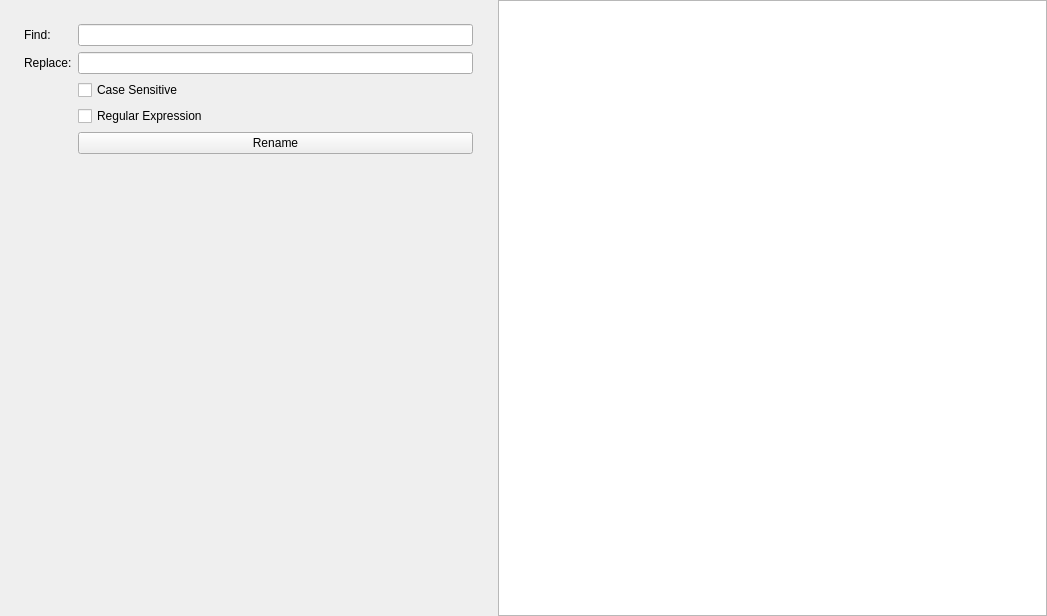
<?xml version="1.0" encoding="UTF-8"?>
<ui version="4.0">
 <class>MainForm</class>
 <widget class="QWidget" name="MainForm">
  <property name="geometry">
   <rect>
    <x>0</x>
    <y>0</y>
    <width>1047</width>
    <height>616</height>
   </rect>
  </property>
  <property name="windowTitle">
   <string>Form</string>
  </property>
  <layout class="QHBoxLayout" name="horizontalLayout">
   <property name="leftMargin">
    <number>0</number>
   </property>
   <property name="topMargin">
    <number>0</number>
   </property>
   <property name="rightMargin">
    <number>0</number>
   </property>
   <property name="bottomMargin">
    <number>0</number>
   </property>
   <item>
    <widget class="QSplitter" name="splitter">
     <property name="orientation">
      <enum>Qt::Orientation::Horizontal</enum>
     </property>
     <property name="handleWidth">
      <number>1</number>
     </property>
     <widget class="QWidget" name="leftWidget" native="true">
      <property name="minimumSize">
       <size>
        <width>300</width>
        <height>0</height>
       </size>
      </property>
      <property name="maximumSize">
       <size>
        <width>16777215</width>
        <height>16777215</height>
       </size>
      </property>
      <layout class="QGridLayout" name="gridLayout" rowstretch="0,0,0,0,0,1">
       <property name="leftMargin">
        <number>24</number>
       </property>
       <property name="topMargin">
        <number>24</number>
       </property>
       <property name="rightMargin">
        <number>24</number>
       </property>
       <item row="0" column="0">
        <widget class="QLabel" name="label">
         <property name="text">
          <string>Find:</string>
         </property>
        </widget>
       </item>
       <item row="0" column="1">
        <widget class="QLineEdit" name="findLineEdit"/>
       </item>
       <item row="1" column="0">
        <widget class="QLabel" name="label_2">
         <property name="text">
          <string>Replace:</string>
         </property>
        </widget>
       </item>
       <item row="1" column="1">
        <widget class="QLineEdit" name="replaceLineEdit"/>
       </item>
       <item row="2" column="1">
        <widget class="QCheckBox" name="caseSensitiveCheckBox">
         <property name="text">
          <string>Case Sensitive</string>
         </property>
        </widget>
       </item>
       <item row="3" column="1">
        <widget class="QCheckBox" name="regxCheckBox">
         <property name="text">
          <string>Regular Expression</string>
         </property>
        </widget>
       </item>
       <item row="4" column="1">
        <widget class="QPushButton" name="renameButton">
         <property name="text">
          <string>Rename</string>
         </property>
        </widget>
       </item>
       <item row="5" column="1">
        <spacer name="verticalSpacer">
         <property name="orientation">
          <enum>Qt::Orientation::Vertical</enum>
         </property>
         <property name="sizeHint" stdset="0">
          <size>
           <width>20</width>
           <height>431</height>
          </size>
         </property>
        </spacer>
       </item>
      </layout>
     </widget>
     <widget class="TableView" name="tableView"/>
    </widget>
   </item>
  </layout>
 </widget>
 <customwidgets>
  <customwidget>
   <class>TableView</class>
   <extends>QTableView</extends>
   <header>tableview.h</header>
  </customwidget>
 </customwidgets>
 <resources/>
 <connections/>
</ui>
